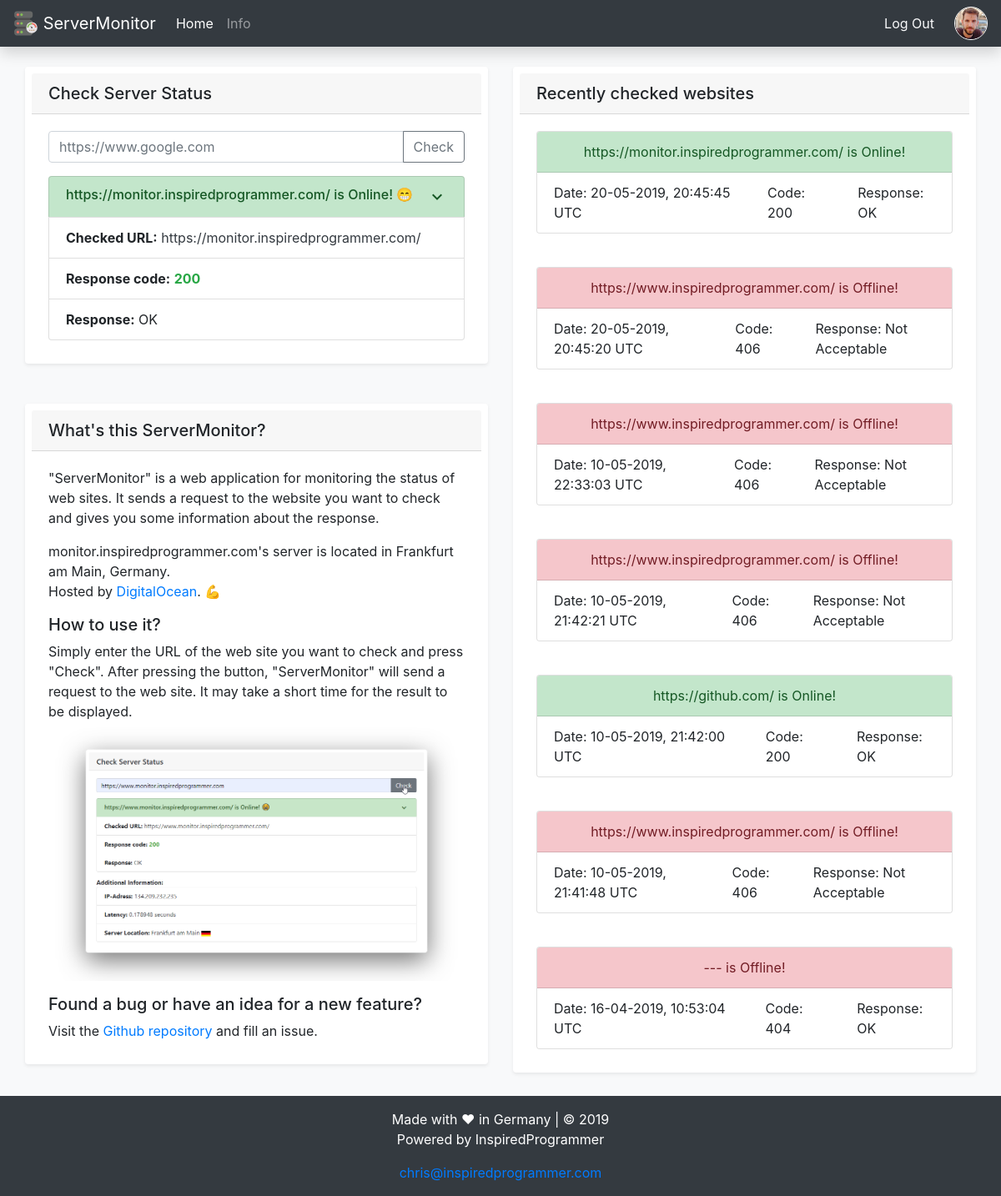
Screenshot of / (signed in) with the database file from the repository.
### monitor/models.py (models this page shows, shortened)
class User(db.Model, UserMixin):
    id = db.Column(db.Integer, primary_key=True)
    username = db.Column(db.String(20), unique=True, nullable=False)
    email = db.Column(db.String(20), unique=True, nullable=False)
    image_file = db.Column(db.String(20), nullable=False, default='default.jpg')
    password = db.Column(db.String(60), nullable=False)

class CheckedWebsite(db.Model):
    id = db.Column(db.Integer, primary_key=True)
    check_date = db.Column(db.DateTime, nullable=False, default=datetime.utcnow)
    website_url = db.Column(db.String(80), unique=False, nullable=True)
    response_code = db.Column(db.String(10), unique=False, nullable=True)
    response_message = db.Column(db.String(10), unique=False, nullable=True)
    isdown = db.Column(db.Boolean)
    def __repr__(self):
        return '{} {} {} {} {}'.format(self.check_date, self.website_url, self.response_code, self.response_message, self.isdown)

### monitor/main/routes.py (the view)
@main.route("/", methods=['GET', 'POST'])
def index():
    database_query = CheckedWebsite.query.order_by(desc(CheckedWebsite.check_date)).limit(10).all()
    if request.method == 'POST' and request.form['url'] != '':
        url = request.form['url']
        url, status_code, status_reason, server_ip, server_latency, server_location, isdown = monitor_website(ping(url))
        database_return = CheckedWebsite(website_url=str(url), response_code=str(status_code), response_message=str(status_reason), isdown=isdown)
        updateDatabase(database_return)
        database_query_update = CheckedWebsite.query.order_by(desc(CheckedWebsite.check_date)).limit(10).all()
        return render_template('index.html', title="Is the website down? | ServerMonitor", url=url, status_code=status_code, status_reason=status_reason, ip=server_ip, lat=server_latency, loc=server_location, isdown=isdown, database_query=database_query_update)
    else:
        database_query_last = CheckedWebsite.query.order_by(desc(CheckedWebsite.check_date)).first() #CheckedWebsite.query.order_by(desc(CheckedWebsite.check_date)).limit(1).first()
        database_query_last_str = str(database_query_last)
        database_query_last_list = database_query_last_str.split()
        check_date = str(database_query_last_list[0] + " " + database_query_last_list[1])
        url = str(database_query_last_list[2])
        status_code = database_query_last_list[3]
        if status_code != 'NONE':
            status_code = int(database_query_last_list[3])
        else:
            status_code = 'NONE'
        status_reason = str(database_query_last_list[4])
        isdown = database_query_last_list[5]
        if isdown == 'True':
            isdown = True
        else:
            isdown = False
        return render_template('index.html', title="Is the website down? | ServerMonitor", url=url, status_code=status_code, status_reason=status_reason, lat='-', loc='-', ip='-', isdown=isdown, database_query=database_query)

### monitor/models.py (called while the page is built)
@login_manager.user_loader
def load_user(user_id):
    return User.query.get(int(user_id))

### monitor/templates/index.html (shortened to what this page needs)
{% extends 'base.html' %}
{% block content %}
<div class="container-fluid">
  <div class="row">
    <div class="col">
      <div class="container shadow-sm p-2 mb-5 bg-white rounded">
          <h5 class="card-header">Check Server Status</h5>
          <div class="card-body" id="loadingmask">
          <form method="POST">
            <div class="input-group mb-3">
              <input type="url" id="url" name="url" class="form-control" value="{{ host }}" placeholder="https://www.google.com" aria-describedby="button-addon2" data-toggle="tooltip" data-placement="top" title="Your URL need a prefix like 'https://' or 'http://'">
                <div class="input-group-append">
                  <button class="btn btn-outline-secondary" type="submit" id="button-addon2" onclick="checkHost()">Check</button>
                </div>
            </div>
          </form>
            <ul class="list-group" style="width:auto">
              <a class="list-group-item list-group-item-action {% if isdown == False %} list-group-item-success {% else %} list-group-item-danger {% endif %}" data-toggle="collapse" href="#additionalInformation" role="button" aria-expanded="false" aria-controls="additionalInformation">
                <div class="d-flex w-100 justify-content-between">
                  <h6 class="mb-1">{{ url }} {% if isdown == False %} is Online! 😁 {% else %} is Offline! 😧 {% endif %}</h6>
                  <div class="material-icons">expand_more</div>
                </div>
              </a>
              <li class="list-group-item"><a class="font-weight-bold">Checked URL:</a> <a class="text-dark" target="_tab" href="{{ url }}">{{ url }}</a></li>
              <li class="list-group-item"><a class="font-weight-bold">Response code:</a> {% if status_code == 200 %} <a target="_tab" href="https://developer.mozilla.org/en-US/docs/Web/HTTP/Status/{{ status_code }}" class="text-success font-weight-bold">{{ status_code }}</a> {% else %} <a target="_tab" href="https://developer.mozilla.org/en-US/docs/Web/HTTP/Status/{{ status_code }}" class="text-danger font-weight-bold">{{ status_code }}</a>{% endif %}</li>
              <li class="list-group-item"><a class="font-weight-bold">Response:</a> {{ status_reason }}</li>
            </ul>
          </div>
        </div>
      <div class="container shadow-sm p-2 mb-5 bg-white rounded">
          <h5 class="card-header">What's this ServerMonitor?</h5>
            <div class="card-body">
              <a>"ServerMonitor" is a web application for monitoring the status of web sites.</a>
              <a>It sends a request to the website you want to check and gives you some information about the response.</a>
              <a>monitor.inspiredprogrammer.com's server is located in Frankfurt am Main, Germany.</a>
              <p>Hosted by <a target="_tab" href="https://www.digitalocean.com">DigitalOcean</a>.  💪</p>
              <h5>How to use it?</h5>
              <a>Simply enter the URL of the web site you want to check and press "Check".</a>
              <a>After pressing the button, "ServerMonitor" will send a request to the web site.</a>
              <a>It may take a short time for the result to be displayed.</a>
              <img src="/static/img/explaining_servermonitor.png" class="img-fluid">
              <h5>Found a bug or have an idea for a new feature?</h5>
              <a>Visit the <a target="_tab" href="https://github.com/ChristianLutzCL/Website-Monitoring/issues">Github repository</a> and fill an issue.</a>
            </div>
        </div>
      </div>
    <div class="col">
<div class="container shadow-sm p-2 mb-5 bg-white rounded">
    <h5 class="card-header">Recently checked websites</h5>
    {% for query in database_query %}
    <div class="card-body">
        <div class="card" style="width: auto;">
            {% if query.response_code == '200' %}
            <div class="card-header list-group-item-success text-center">
            {% else %}
            <div class="card-header list-group-item-danger text-center">
            {% endif %}
              {{ query.website_url }} {% if query.response_code == '200'%} is Online! {% else %} is Offline! {% endif %}
            </div>
            <ul class="list-group list-group-horizontal-xl flex-fill mx-auto border-0">
                <li class="list-group-item border-0">Date: {{ query.check_date.strftime("%d-%m-%Y, %H:%M:%S") }} UTC</li>
                <li class="list-group-item border-0">Code: {{ query.response_code }}</li>
                <li class="list-group-item border-0">Response: {{ query.response_message }}</li>
            </ul>
        </div>
    </div>
   {% endfor %}
</div>
    </div>
  </div>
</div>
{% endblock %}

### monitor/templates/base.html (shortened to what this page needs)
<!doctype html>
<html lang="en" style="width:100%; height:100%; margin:0;">
  <head>
    <link rel="stylesheet" href="https://stackpath.bootstrapcdn.com/bootstrap/4.3.1/css/bootstrap.min.css">
  </head>
  <body class="bg-light">
    <div id="page-container" style="position: relative; min-height: 100vh;">
      <nav class="navbar fixed-top navbar-expand-lg navbar-dark bg-dark shadow">
      <a class="navbar-brand" href="{{url_for('main.index')}}">
        <img src="/static/img/icon.svg" width="30" height="30" class="d-inline-block align-top" alt="">
        ServerMonitor
      </a>
      <div class="collapse navbar-collapse" id="navbarToggle">
        <div class="navbar-nav mr-auto">
          <a class="nav-item nav-link active" href="/">Home <span class="sr-only">(current)</span></a>
          <a class="nav-item nav-link" href="/info">Info</a>
        </div>
        <div class="navbar-nav">
          {% if current_user.is_authenticated %}
            <a class="nav-item nav-link text-light" style="margin-right: 16px" href="{{ url_for('users.logout') }}">Log Out</a>
            <a class="d-inline-block align-middle" href="{{ url_for('users.account') }}">
            <img src="{{ url_for('static', filename='profile_pictures/' + current_user.image_file) }}" alt="" width="40" height="40" class="rounded-circle border border-white">
            </a>
          {% else %}
            <a class="nav-item nav-link text-light" style="margin-right: 16px" href="{{ url_for('users.login') }}">Log In</a>
            <a class="nav-item nav-link border text-light rounded" href="{{ url_for('users.signup') }}">Sign Up</a>
          {% endif %}
        </div>
      </div>
      </nav>
      <div class="container-fluid" style="padding-top: 80px; padding-bottom: 100px">
        {% block content%}{% endblock %}
      </div>
      <footer class="page-footer font-small bg-dark" style="position: absolute; bottom: 0; width: 100%; height: 120px">
        <div class="footer-copyright text-center py-3 text-white">Made with ❤ in Germany | © 2019
          <p>Powered by InspiredProgrammer</p>
          <a href="mailto:chris@inspiredprogrammer.com">chris@inspiredprogrammer.com</a>
        </div>
      </footer>
    </div>
</body>
</html>

### rows the page displays
User: image_file (placeholder picture)
CheckedWebsite: website_url "https://monitor.inspiredprogrammer.com/", shows "is Online!", check_date "20-05-2019, 20:45:45", response_code "200", response_message "OK"
CheckedWebsite: website_url "https://www.inspiredprogrammer.com/", shows "is Offline!", check_date "20-05-2019, 20:45:20", response_code "406", response_message "Not Acceptable"
CheckedWebsite: website_url "https://www.inspiredprogrammer.com/", shows "is Offline!", check_date "10-05-2019, 22:33:03", response_code "406", response_message "Not Acceptable"
CheckedWebsite: website_url "https://www.inspiredprogrammer.com/", shows "is Offline!", check_date "10-05-2019, 21:42:21", response_code "406", response_message "Not Acceptable"
CheckedWebsite: website_url "https://github.com/", shows "is Online!", check_date "10-05-2019, 21:42:00", response_code "200", response_message "OK"
CheckedWebsite: website_url "https://www.inspiredprogrammer.com/", shows "is Offline!", check_date "10-05-2019, 21:41:48", response_code "406", response_message "Not Acceptable"
CheckedWebsite: website_url "---", shows "is Offline!", check_date "16-04-2019, 10:53:04", response_code "404", response_message "OK"

### other values shown
{{ status_code }} "200"
{{ status_reason }} "OK"
